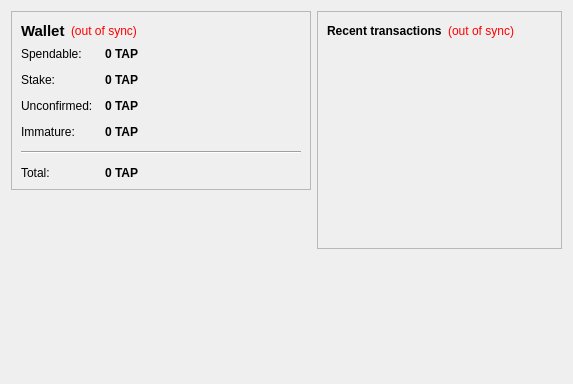
<?xml version="1.0" encoding="UTF-8"?>
<ui version="4.0">
 <class>OverviewPage</class>
 <widget class="QWidget" name="OverviewPage">
  <property name="geometry">
   <rect>
    <x>0</x>
    <y>0</y>
    <width>573</width>
    <height>342</height>
   </rect>
  </property>
  <property name="windowTitle">
   <string>Form</string>
  </property>
  <layout class="QHBoxLayout" name="horizontalLayout" stretch="1,1">
   <item>
    <layout class="QVBoxLayout" name="verticalLayout_2">
     <item>
      <widget class="QFrame" name="frame">
       <property name="frameShape">
        <enum>QFrame::StyledPanel</enum>
       </property>
       <property name="frameShadow">
        <enum>QFrame::Raised</enum>
       </property>
       <layout class="QVBoxLayout" name="verticalLayout_4">
        <item>
         <layout class="QHBoxLayout" name="horizontalLayout_4">
          <item>
           <widget class="QLabel" name="label_5">
            <property name="font">
             <font>
              <pointsize>11</pointsize>
              <weight>75</weight>
              <bold>true</bold>
             </font>
            </property>
            <property name="text">
             <string>Wallet</string>
            </property>
           </widget>
          </item>
          <item>
           <widget class="QLabel" name="labelWalletStatus">
            <property name="toolTip">
             <string>The displayed information may be out of date. Your wallet automatically synchronizes with the TapCoin network after a connection is established, but this process has not completed yet.</string>
            </property>
            <property name="styleSheet">
             <string notr="true">QLabel { color: red; }</string>
            </property>
            <property name="text">
             <string notr="true">(out of sync)</string>
            </property>
            <property name="alignment">
             <set>Qt::AlignLeading|Qt::AlignLeft|Qt::AlignVCenter</set>
            </property>
           </widget>
          </item>
          <item>
           <spacer name="horizontalSpacer_2">
            <property name="orientation">
             <enum>Qt::Horizontal</enum>
            </property>
            <property name="sizeHint" stdset="0">
             <size>
              <width>40</width>
              <height>20</height>
             </size>
            </property>
           </spacer>
          </item>
         </layout>
        </item>
        <item>
         <layout class="QFormLayout" name="formLayout_2">
          <property name="fieldGrowthPolicy">
           <enum>QFormLayout::AllNonFixedFieldsGrow</enum>
          </property>
          <property name="horizontalSpacing">
           <number>12</number>
          </property>
          <property name="verticalSpacing">
           <number>12</number>
          </property>
          <item row="0" column="0">
           <widget class="QLabel" name="label">
            <property name="text">
             <string>Spendable:</string>
            </property>
           </widget>
          </item>
          <item row="0" column="1">
           <widget class="QLabel" name="labelBalance">
            <property name="font">
             <font>
              <weight>75</weight>
              <bold>true</bold>
             </font>
            </property>
            <property name="cursor">
             <cursorShape>IBeamCursor</cursorShape>
            </property>
            <property name="toolTip">
             <string>Your current spendable balance</string>
            </property>
            <property name="text">
             <string notr="true">0 TAP</string>
            </property>
            <property name="textInteractionFlags">
             <set>Qt::LinksAccessibleByMouse|Qt::TextSelectableByKeyboard|Qt::TextSelectableByMouse</set>
            </property>
           </widget>
          </item>
          <item row="1" column="0">
           <widget class="QLabel" name="label_6">
            <property name="text">
             <string>Stake:</string>
            </property>
           </widget>
          </item>
          <item row="1" column="1">
           <widget class="QLabel" name="labelStake">
            <property name="font">
             <font>
              <weight>75</weight>
              <bold>true</bold>
             </font>
            </property>
            <property name="cursor">
             <cursorShape>IBeamCursor</cursorShape>
            </property>
            <property name="toolTip">
             <string>Total of coins that was staked, and do not yet count toward the current balance</string>
            </property>
            <property name="text">
             <string notr="true">0 TAP</string>
            </property>
            <property name="textInteractionFlags">
             <set>Qt::LinksAccessibleByMouse|Qt::TextSelectableByKeyboard|Qt::TextSelectableByMouse</set>
            </property>
           </widget>
          </item>
          <item row="2" column="0">
           <widget class="QLabel" name="label_3">
            <property name="text">
             <string>Unconfirmed:</string>
            </property>
           </widget>
          </item>
          <item row="2" column="1">
           <widget class="QLabel" name="labelUnconfirmed">
            <property name="font">
             <font>
              <weight>75</weight>
              <bold>true</bold>
             </font>
            </property>
            <property name="cursor">
             <cursorShape>IBeamCursor</cursorShape>
            </property>
            <property name="toolTip">
             <string>Total of transactions that have yet to be confirmed, and do not yet count toward the current balance</string>
            </property>
            <property name="text">
             <string notr="true">0 TAP</string>
            </property>
            <property name="textInteractionFlags">
             <set>Qt::LinksAccessibleByMouse|Qt::TextSelectableByKeyboard|Qt::TextSelectableByMouse</set>
            </property>
           </widget>
          </item>
          <item row="3" column="0">
           <widget class="QLabel" name="labelImmatureText">
            <property name="text">
             <string>Immature:</string>
            </property>
           </widget>
          </item>
          <item row="3" column="1">
           <widget class="QLabel" name="labelImmature">
            <property name="font">
             <font>
              <weight>75</weight>
              <bold>true</bold>
             </font>
            </property>
            <property name="toolTip">
             <string>Mined balance that has not yet matured</string>
            </property>
            <property name="text">
             <string notr="true">0 TAP</string>
            </property>
            <property name="textInteractionFlags">
             <set>Qt::LinksAccessibleByMouse|Qt::TextSelectableByKeyboard|Qt::TextSelectableByMouse</set>
            </property>
           </widget>
          </item>
          <item row="4" column="0" colspan="2">
           <widget class="Line" name="line">
            <property name="orientation">
             <enum>Qt::Horizontal</enum>
            </property>
           </widget>
          </item>
          <item row="5" column="0">
           <widget class="QLabel" name="labelTotalText">
            <property name="text">
             <string>Total:</string>
            </property>
           </widget>
          </item>
          <item row="5" column="1">
           <widget class="QLabel" name="labelTotal">
            <property name="font">
             <font>
              <weight>75</weight>
              <bold>true</bold>
             </font>
            </property>
            <property name="cursor">
             <cursorShape>IBeamCursor</cursorShape>
            </property>
            <property name="toolTip">
             <string>Your current total balance</string>
            </property>
            <property name="text">
             <string notr="true">0 TAP</string>
            </property>
            <property name="textInteractionFlags">
             <set>Qt::LinksAccessibleByMouse|Qt::TextSelectableByKeyboard|Qt::TextSelectableByMouse</set>
            </property>
           </widget>
          </item>
         </layout>
        </item>
       </layout>
      </widget>
     </item>
     <item>
      <spacer name="verticalSpacer">
       <property name="orientation">
        <enum>Qt::Vertical</enum>
       </property>
       <property name="sizeHint" stdset="0">
        <size>
         <width>20</width>
         <height>40</height>
        </size>
       </property>
      </spacer>
     </item>
	         <item>
         <widget class="QLabel" name="label_2">
          <property name="minimumSize">
           <size>
            <width>300</width>
            <height>177</height>
           </size>
          </property>
          <property name="text">
           <string>&lt;html&gt;&lt;head/&gt;&lt;body&gt;&lt;p align=&quot;center&quot;&gt;&lt;a href=&quot;https://TapCoin.com&quot;&gt;&lt;span style=&quot; text-decoration: underline; color:#0000ff;&quot;&gt;&lt;img src=&quot;:/images/wallet&quot;/&gt;&lt;/span&gt;&lt;/a&gt;&lt;/p&gt;&lt;/body&gt;&lt;/html&gt;</string>
          </property>
         </widget>
        </item>
        <item>
         <spacer name="verticalSpacer_3">
          <property name="orientation">
           <enum>Qt::Vertical</enum>
          </property>
          <property name="sizeHint" stdset="0">
           <size>
            <width>20</width>
            <height>10</height>
           </size>
          </property>
         </spacer>
        </item>
    </layout>
   </item>
   <item>
    <layout class="QVBoxLayout" name="verticalLayout_3">
     <item>
      <widget class="QFrame" name="frame_2">
       <property name="frameShape">
        <enum>QFrame::StyledPanel</enum>
       </property>
       <property name="frameShadow">
        <enum>QFrame::Raised</enum>
       </property>
       <layout class="QVBoxLayout" name="verticalLayout">
        <item>
         <layout class="QHBoxLayout" name="horizontalLayout_2">
          <item>
           <widget class="QLabel" name="label_4">
            <property name="text">
             <string>&lt;b&gt;Recent transactions&lt;/b&gt;</string>
            </property>
           </widget>
          </item>
          <item>
           <widget class="QLabel" name="labelTransactionsStatus">
            <property name="toolTip">
             <string>The displayed information may be out of date. Your wallet automatically synchronizes with the TapCoin network after a connection is established, but this process has not completed yet.</string>
            </property>
            <property name="styleSheet">
             <string notr="true">QLabel { color: red; }</string>
            </property>
            <property name="text">
             <string notr="true">(out of sync)</string>
            </property>
            <property name="alignment">
             <set>Qt::AlignRight|Qt::AlignTrailing|Qt::AlignVCenter</set>
            </property>
           </widget>
          </item>
          <item>
           <spacer name="horizontalSpacer">
            <property name="orientation">
             <enum>Qt::Horizontal</enum>
            </property>
            <property name="sizeHint" stdset="0">
             <size>
              <width>40</width>
              <height>20</height>
             </size>
            </property>
           </spacer>
          </item>
         </layout>
        </item>
        <item>
         <widget class="QListView" name="listTransactions">
          <property name="styleSheet">
           <string notr="true">QListView { background: transparent; }</string>
          </property>
          <property name="frameShape">
           <enum>QFrame::NoFrame</enum>
          </property>
          <property name="verticalScrollBarPolicy">
           <enum>Qt::ScrollBarAlwaysOff</enum>
          </property>
          <property name="horizontalScrollBarPolicy">
           <enum>Qt::ScrollBarAlwaysOff</enum>
          </property>
          <property name="selectionMode">
           <enum>QAbstractItemView::NoSelection</enum>
          </property>
         </widget>
        </item>
       </layout>
      </widget>
     </item>
     <item>
      <spacer name="verticalSpacer_2">
       <property name="orientation">
        <enum>Qt::Vertical</enum>
       </property>
       <property name="sizeHint" stdset="0">
        <size>
         <width>20</width>
         <height>40</height>
        </size>
       </property>
      </spacer>
     </item>
    </layout>
   </item>
  </layout>
 </widget>
 <resources/>
 <connections/>
</ui>
